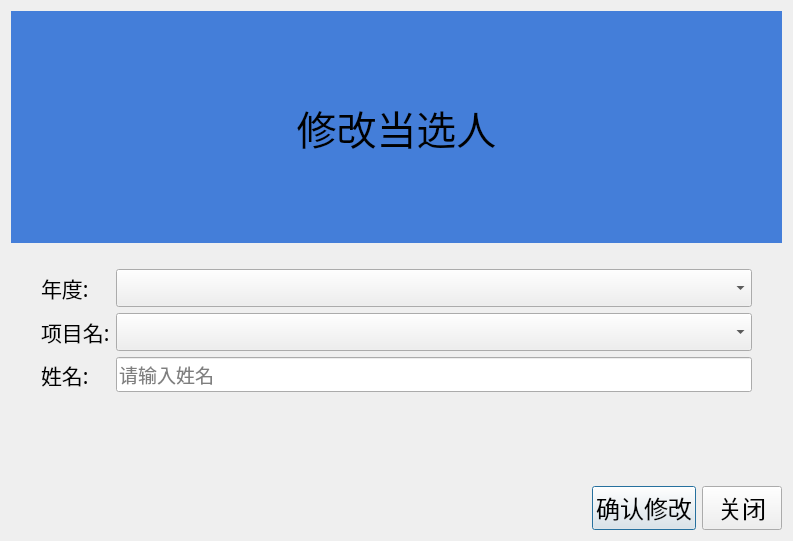
<?xml version="1.0" encoding="UTF-8"?>
<ui version="4.0">
    <class>Dialog</class>
    <widget class="QDialog" name="Dialog">
        <property name="geometry">
            <rect>
                <x>0</x>
                <y>0</y>
                <width>793</width>
                <height>541</height>
            </rect>
        </property>
        <property name="windowTitle">
            <string>Dialog</string>
        </property>
        <layout class="QVBoxLayout" name="verticalLayout">
            <item>
                <widget class="QLabel" name="label">
                    <property name="font">
                        <font>
                            <family>华文新魏</family>
                            <pointsize>30</pointsize>
                        </font>
                    </property>
                    <property name="styleSheet">
                        <string notr="true">background-color: rgb(68, 126, 217);
                            padding: 10px
                        </string>
                    </property>
                    <property name="text">
                        <string>修改当选人</string>
                    </property>
                    <property name="alignment">
                        <set>Qt::AlignCenter</set>
                    </property>
                </widget>
            </item>
            <item>
                <layout class="QFormLayout" name="formLayout_2">
                    <property name="leftMargin">
                        <number>30</number>
                    </property>
                    <property name="topMargin">
                        <number>20</number>
                    </property>
                    <property name="rightMargin">
                        <number>30</number>
                    </property>
                    <property name="bottomMargin">
                        <number>20</number>
                    </property>
                    <item row="0" column="0">
                        <widget class="QLabel" name="Label">
                            <property name="font">
                                <font>
                                    <family>华文新魏</family>
                                    <pointsize>16</pointsize>
                                </font>
                            </property>
                            <property name="text">
                                <string>年度:</string>
                            </property>
                        </widget>
                    </item>
                    <item row="0" column="1">
                        <widget class="QComboBox" name="ComboBox">
                            <property name="font">
                                <font>
                                    <family>华文新魏</family>
                                    <pointsize>16</pointsize>
                                </font>
                            </property>
                        </widget>
                    </item>
                    <item row="1" column="0">
                        <widget class="QLabel" name="Label_2">
                            <property name="font">
                                <font>
                                    <family>华文新魏</family>
                                    <pointsize>16</pointsize>
                                </font>
                            </property>
                            <property name="text">
                                <string>项目名:</string>
                            </property>
                        </widget>
                    </item>
                    <item row="1" column="1">
                        <widget class="QComboBox" name="ComboBox_2">
                            <property name="font">
                                <font>
                                    <family>华文新魏</family>
                                    <pointsize>16</pointsize>
                                </font>
                            </property>
                        </widget>
                    </item>
                    <item row="2" column="0">
                        <widget class="QLabel" name="name">
                            <property name="font">
                                <font>
                                    <family>华文新魏</family>
                                    <pointsize>16</pointsize>
                                </font>
                            </property>
                            <property name="text">
                                <string>姓名:</string>
                            </property>
                        </widget>
                    </item>
                    <item row="2" column="1">
                        <widget class="QLineEdit" name="LineEdit">
                            <property name="font">
                                <font>
                                    <family>华文新魏</family>
                                    <pointsize>14</pointsize>
                                </font>
                            </property>
                            <property name="placeholderText">
                                <string>请输入姓名</string>
                            </property>
                        </widget>
                    </item>
                </layout>
            </item>
            <item>
                <layout class="QHBoxLayout" name="horizontalLayout_2">
                    <item>
                        <spacer name="horizontalSpacer_2">
                            <property name="orientation">
                                <enum>Qt::Horizontal</enum>
                            </property>
                            <property name="sizeHint" stdset="0">
                                <size>
                                    <width>40</width>
                                    <height>20</height>
                                </size>
                            </property>
                        </spacer>
                    </item>
                    <item>
                        <widget class="QPushButton" name="btn_addpeople">
                            <property name="font">
                                <font>
                                    <family>华文新魏</family>
                                    <pointsize>18</pointsize>
                                </font>
                            </property>
                            <property name="cursor">
                                <cursorShape>PointingHandCursor</cursorShape>
                            </property>
                            <property name="text">
                                <string>确认修改</string>
                            </property>
                        </widget>
                    </item>
                    <item>
                        <widget class="QPushButton" name="btn_close">
                            <property name="font">
                                <font>
                                    <family>华文新魏</family>
                                    <pointsize>18</pointsize>
                                </font>
                            </property>
                            <property name="cursor">
                                <cursorShape>PointingHandCursor</cursorShape>
                            </property>
                            <property name="text">
                                <string>关闭</string>
                            </property>
                        </widget>
                    </item>
                </layout>
            </item>
        </layout>
    </widget>
    <resources/>
    <connections/>
</ui>
